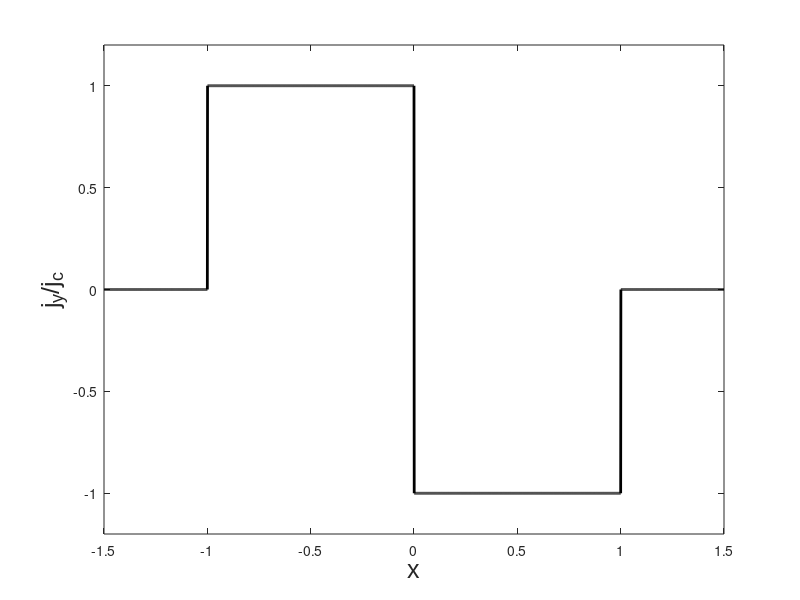
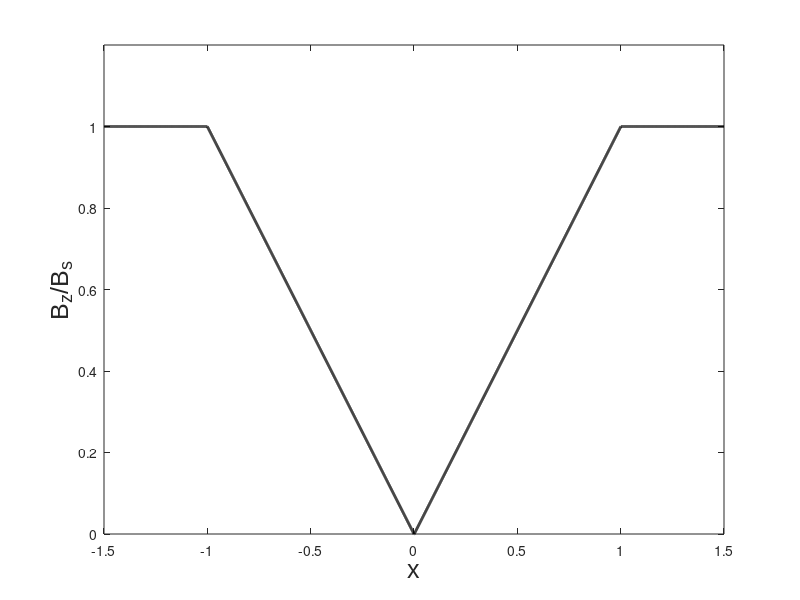
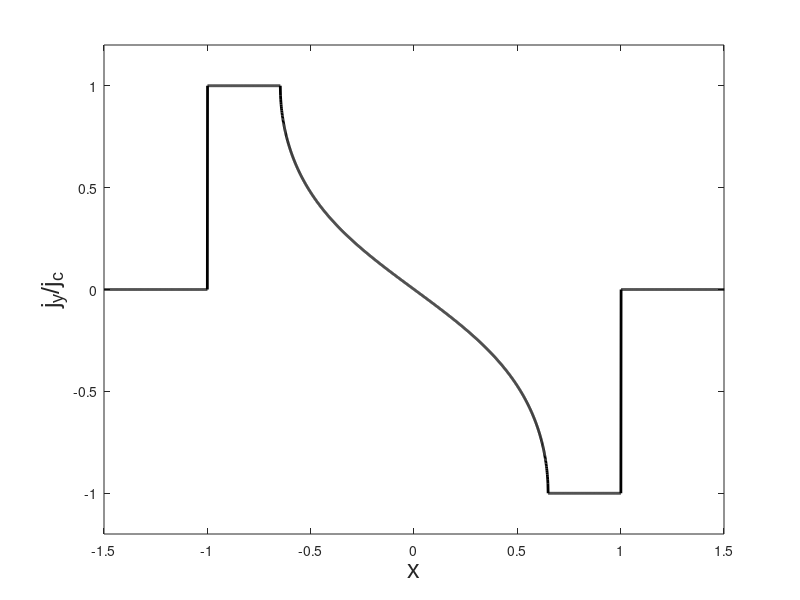
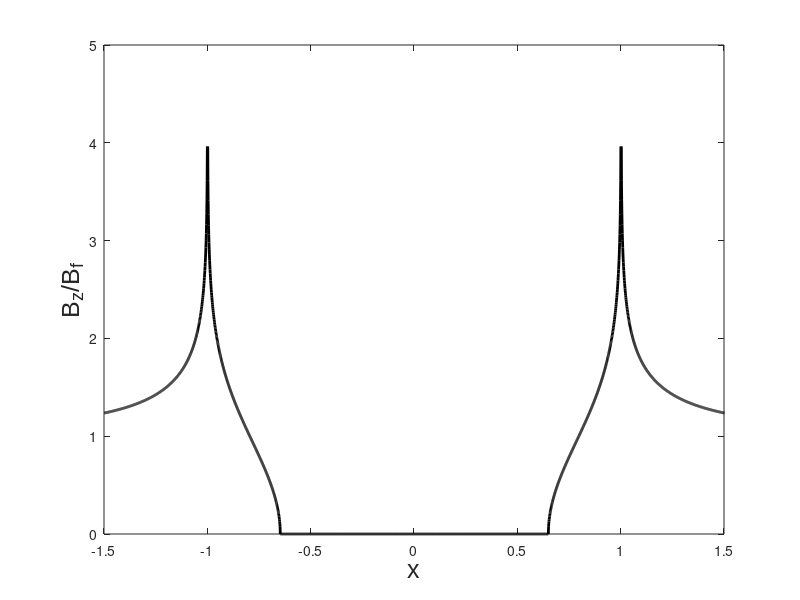

Write MATLAB code to recreate these figures, in order.
clear;

jc = 1;    %Magnitude of critical current
w = 1;     %Half-width of sample 
o = 0.5;   %Length outside of sample 
Bas = 1;   %Applied field for slab
Baf = 1;   %Applied field for thin film
Bs = 1;    %Characteristic field for slab
Bf = 1;    %Characteristic field for a thin film
s = 1000;  %Scale used when calculating in arrays

w = w*s;
o = o*s;

%Calculations for a slab

a = w*(1-Bas/Bs); %Field-free depth for slab
a = round(a);     %Round value for use in arrays

%Build the current distribution in a slab
jyslab0 = zeros(1,o);
jyslab1 = jc*ones(1,w-a);
jyslabm = zeros(1,2*a);
jyslab3 = -jyslab1;
jyslab4 = jyslab0;
jyslab = [jyslab0 jyslab1 jyslabm jyslab3 jyslab4];

%Plot jy_slab vs x
x = 1:1:length(jyslab);
x = x-(o+w);
xscale = x/s;
figure(1);
plot(xscale,jyslab,'k','LineWidth',2);
hold on;
axis([-1.5 1.5 -1.2 1.2])
xlabel('x','FontSize',18,'FontName','Arial');            
ylabel('j_y/j_c','FontSize',18,'FontName','Arial');

%Build the magnetic field distribution in a slab
Bzslab0 = Bas*ones(1,o);
Bzslab1 = Bas-jc*(1:1:(w-a))*Bs/w;
Bzslabm = zeros(1,2*a);
Bzslab3 = flip(Bzslab1);
Bzslab4 = Bzslab0;
Bzslab = [Bzslab0 Bzslab1 Bzslabm Bzslab3 Bzslab4]/Bs;

%Plot Bz_slab vs x
figure(2);
x = 1:1:length(Bzslab);
x = x-(o+w);
xscale = x/s;
plot(xscale, Bzslab,'k','LineWidth',2);
hold on;
axis([-1.5 1.5 0 1.2])
xlabel('x','FontSize',18,'FontName','Arial');            
ylabel('B_z/B_s','FontSize',18,'FontName','Arial');

%Calculations for a thin film

a = w/cosh(Baf/Bf); %Field-free depth for a thin film
a = round(a);       %Round value for use in arrays

%Build the current distribution in a thin film
jyfilm0 = zeros(1,o);
jyfilm1 = jc*ones(1,w-a);
jyfilmm = -(2*jc/pi).*atan(((-a:1:a)/w).*(sqrt(w^2-a^2)./sqrt(a.^2-(-a:1:a).^2)));
jyfilm3 = -jyfilm1;
jyfilm4 = jyfilm0;
jyfilm = [jyfilm0 jyfilm1 jyfilmm jyfilm3 jyfilm4];

%Plot jy_film vs x
figure(3);
x = 1:1:length(jyfilm);
x = x-(o+w);
xscale = x/s;
plot(xscale, jyfilm,'k','LineWidth',2);
hold on;
axis([-1.5 1.5 -1.2 1.2])
xlabel('x','FontSize',18,'FontName','Arial');            
ylabel('j_y/j_c','FontSize',18,'FontName','Arial');

%Build the magnetic field distribution in a thin film
x = a:1:(o+w);
x = flip(x);
Bzfilm0 = Bf*log((abs(x).*sqrt(w^2-a^2)+w*(sqrt(x.^2-a^2)))./(a*sqrt(abs(x.^2-w^2))));
Bzfilmm = zeros(1,2*a);
Bzfilm2 = flip(Bzfilm0);
Bzfilm = [Bzfilm0 Bzfilmm Bzfilm2]/Bf; %Normalize to Bf

%Plot Bz_film vs x
figure(4);
x = 1:1:length(Bzfilm);
x = x-(o+w);
xscale = x/s;
plot(xscale, Bzfilm,'k','LineWidth',2);
hold on;
axis([-1.5 1.5 0 5])
xlabel('x','FontSize',18,'FontName','Arial');            
ylabel('B_z/B_f','FontSize',18,'FontName','Arial');
